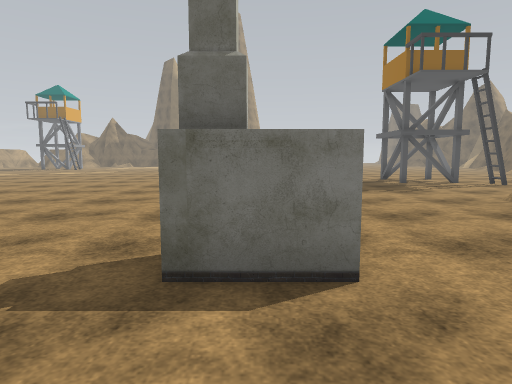
[1] (above)

20 first-person views from a walk through a 3-D level made in the Unity game engine. The camera is 1.3 m above the floor, tilts 6° down and sees 75° across. The floor is counted in squares, 1 m on a side. Each view is taken from the middle of a square. On the plan, view 1 faces up. The plan holds only what a view shows up to about 14 squares ahead; the rest is blank. The place goes on beyond the plan. The player is left out. Some surface patterns are stand-ins.

[2]
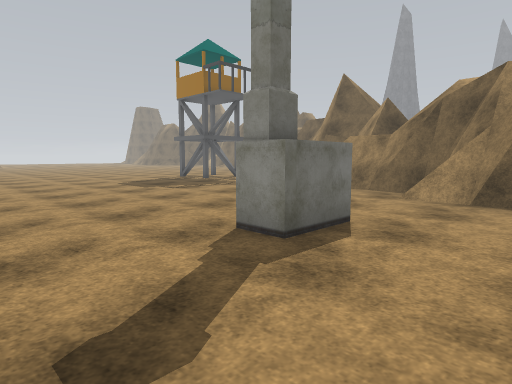

[3]
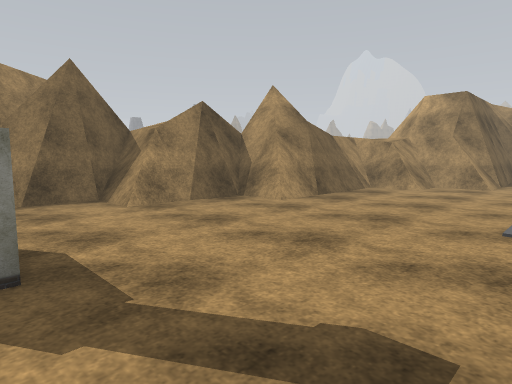

[4]
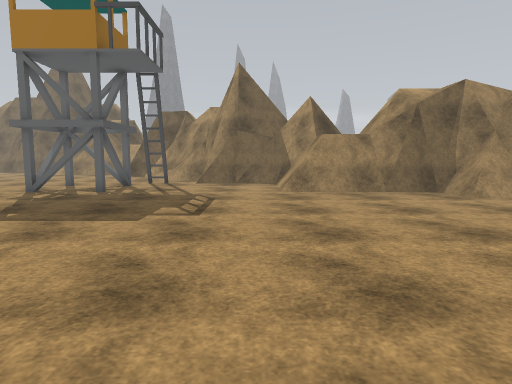

[5]
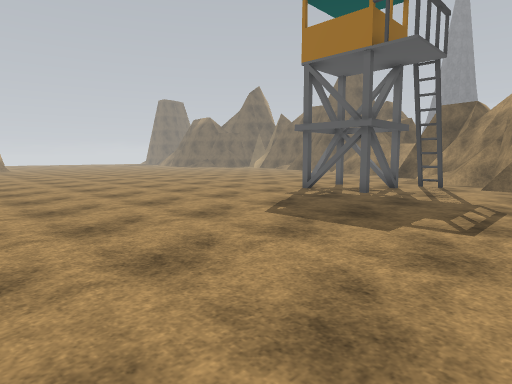

[6]
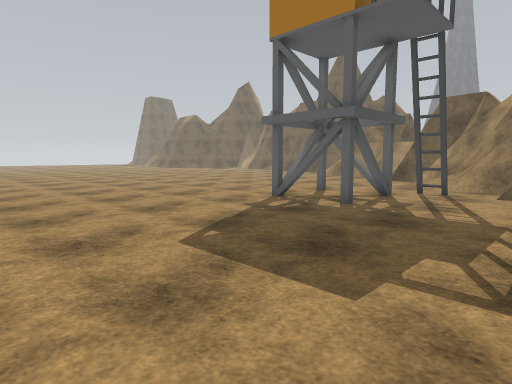

[7]
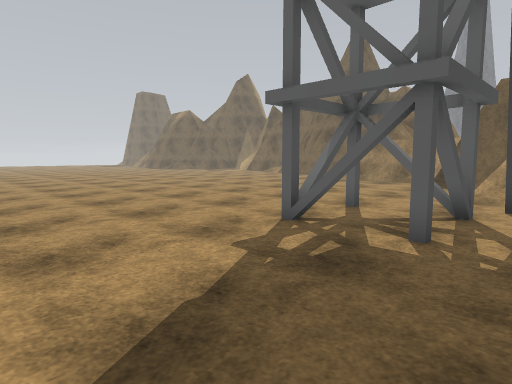

[8]
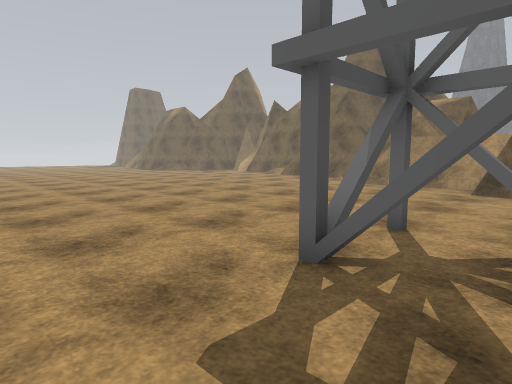

[9]
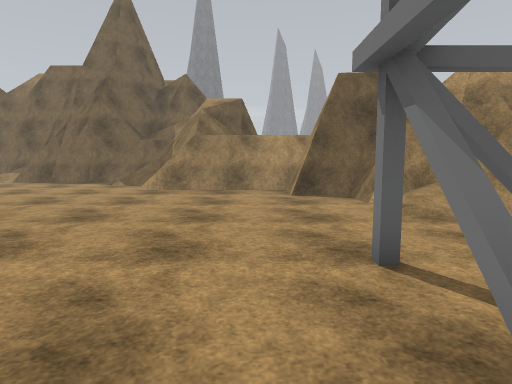

[10]
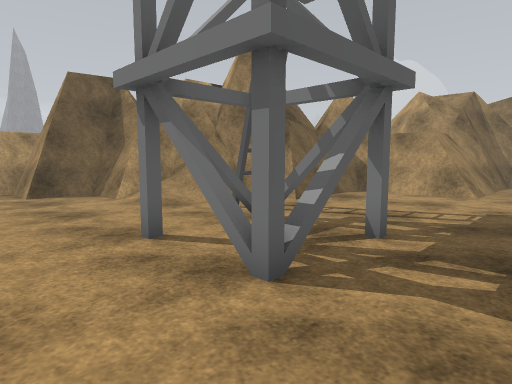

[11]
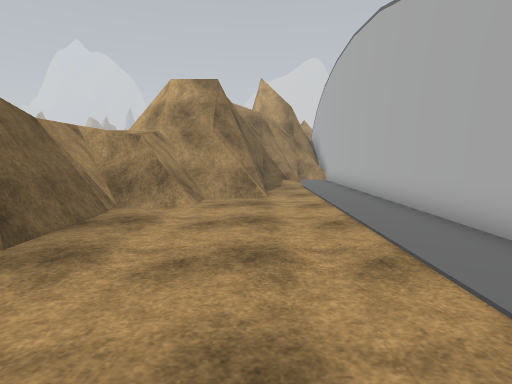

[12]
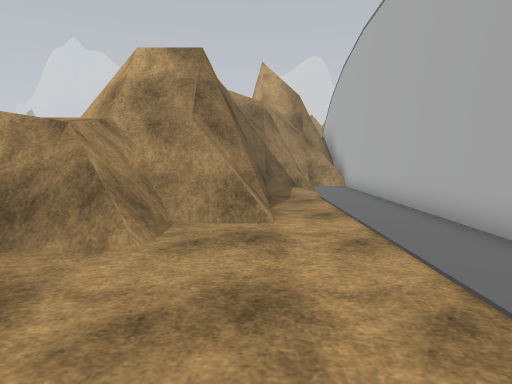

[13]
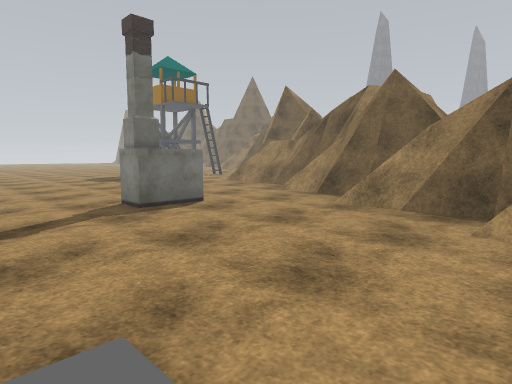

[14]
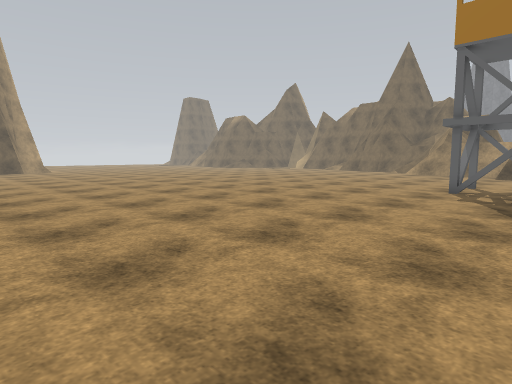

[15]
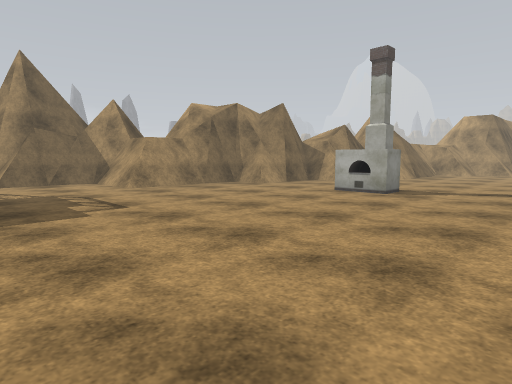

[16]
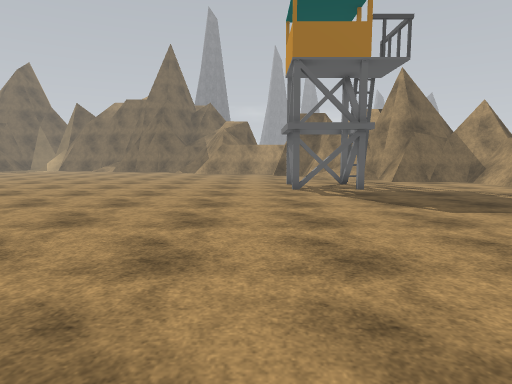

[17]
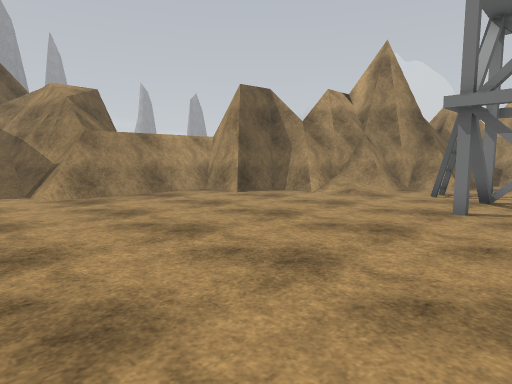

[18]
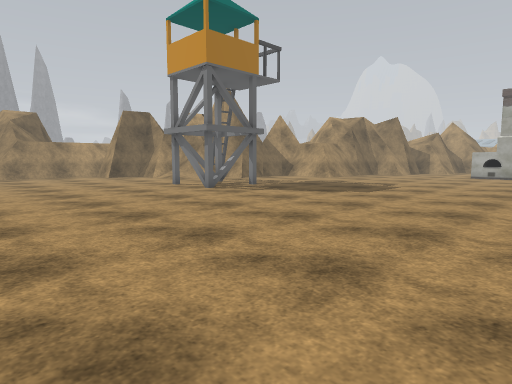

[19]
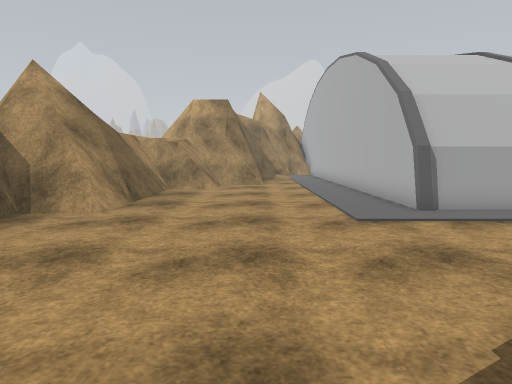

[20]
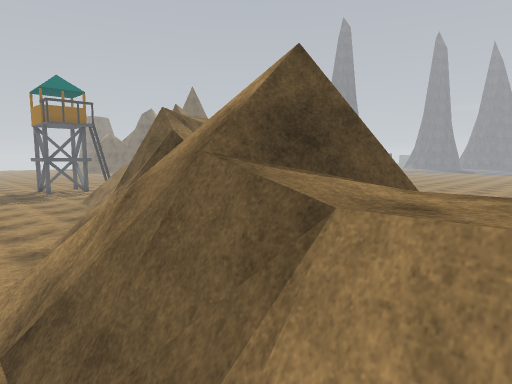

### Floor plan
Key: @ floor where view 1 was taken; # wall or solid block; . main floor; : floor 1.75 m higher than the main floor; + floor 2.25 m higher than the main floor; * floor 2.5 m higher than the main floor; / step, stairs or slope; = window, fence, low wall or low ledge; O other object.
Columns run from 6 left of view 1 to 21 right of it. Each row starts with its distance up from view 1.
 28   .................. ......
 27  ..........................
 26  ..........................
 25  .........................##
 24  ........................##
 23  ........................#
 22  ........................##
 21 .........................##
 20 ..............OO........==#
 19 ..............OOO......=###
 18 .............OO.O.....#=#
 17  ............OOOO...//###
 16 . ...............O../###
 15  ................O.#==#
 14 ..................==###
 13 ..................####
 12 ..................#
 11 ................. #
 10 ..............====#
  9 ..............#####
  8 ..............##
  7 ..............#
  6  .............#
  5  ....OOO......#
  4  ....OO ....==#
  3  ....OOO....###
  2  ...........##
  1  ...........#
  0  .....@...==#
 -1 ..........###
 -2 ..........##
 -3 ..........#
 -4 #.......==#
 -5 #.......###
 -6 #.......##
 -7 #.......##
 -8 #.......##
 -9 #.......##*#
-10 #.....///:++
-11 #.....////++
-12 #...=#=//
-13 #...=#:/+
-14 #...#####
-15 #...######
-16 #../#
-17 #../#
-18 #.//#
-19 ##==##

Where each view was taken, in squares from view 1:
view 1: 0 up, 0 right, facing up
view 2: 0 up, 5 left, facing up-right
view 3: 4 up, 5 left, facing down-right
view 4: 11 up, 5 left, facing right
view 5: 11 up, 4 left, facing up-right
view 6: 12 up, 1 left, facing up-right
view 7: 15 up, 2 right, facing up-right
view 8: 17 up, 4 right, facing up-right
view 9: 21 up, 6 right, facing right
view 10: 22 up, 5 right, facing down-right
view 11: 1 down, 2 left, facing down
view 12: 5 down, 2 left, facing down
view 13: 5 down, 5 left, facing up-right
view 14: 16 up, 6 left, facing up-right
view 15: 16 up, 6 left, facing down-right
view 16: 21 up, 6 left, facing right
view 17: 28 up, 8 right, facing down-right
view 18: 28 up, 4 left, facing down-right
view 19: 4 up, 2 left, facing down
view 20: 11 down, 1 right, facing up-right
